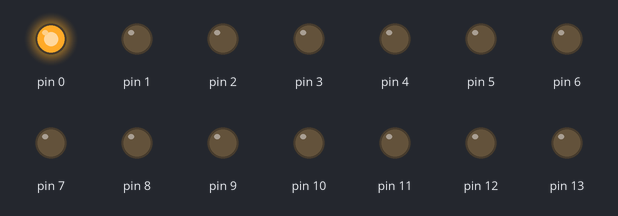
The sketch below on a simulated Arduino Uno, built with avr-gcc and run on an emulated ATmega328P. Shown: output pins drawn as LEDs (lit = HIGH).

Above: at 0.2 s.
At 1.2 s:
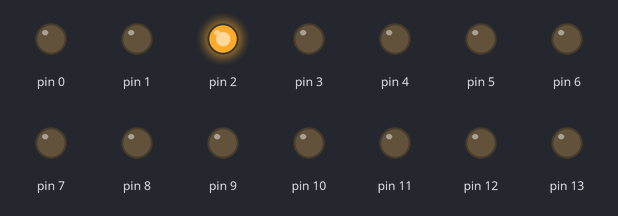
At 1.7 s:
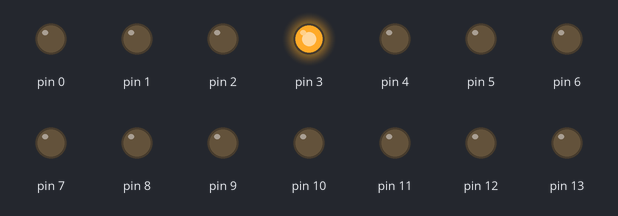
At 2.2 s:
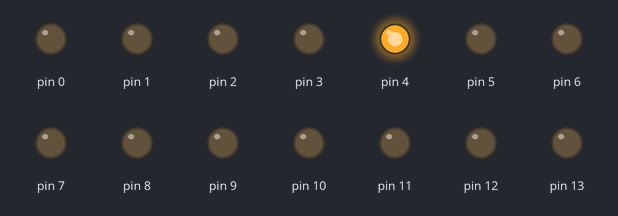
At 3.2 s:
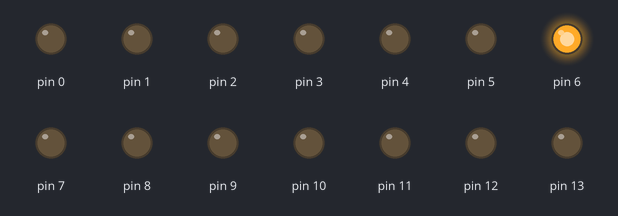
At 4.7 s:
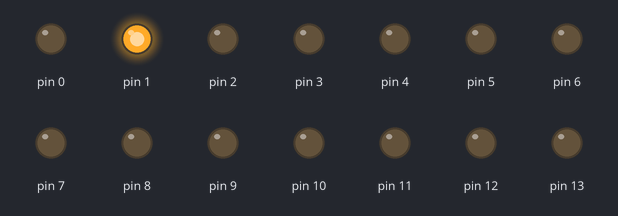
Timing chart, 0 to 5.2 s (numbered marks = the images above):
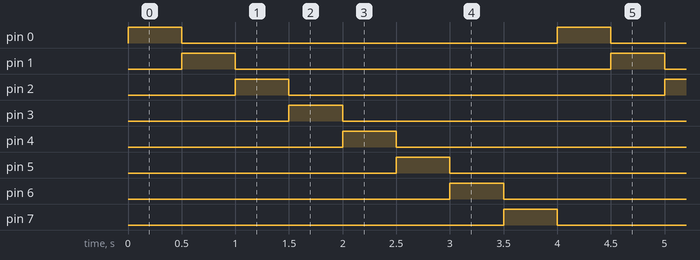

The sketch:

microlab1.ino
```cpp
unsigned int b=0b00000001;
void setup() {
  //pinmode
  DDRD = 0xFF;
  DDRB = 0xFF;


}

void loop() {
  PORTD = b;
  if(b==0b10000000)
  {
    b=0b00000001;
    delay(500);
    PORTD = b;

  }
delay(500);
b=b<<1;
}
```

Measured:
- by itself, pin 0–7: alternates HIGH for 0.50 s and LOW for 3.5 s
- by itself, everything shown: repeats every 4.0 s, in 8 steps
